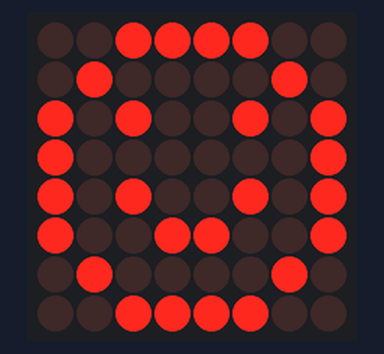
The sketch below on a simulated Arduino Uno, built with avr-gcc and run on an emulated ATmega328P. Parts: 8×8 LED matrix. What the sketch prints to the serial monitor is not drawn.

Above: at 0.1 s.
At 0.6 s:
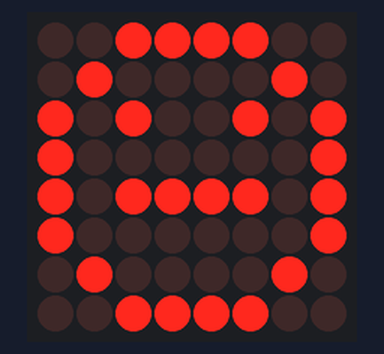
At 1.1 s:
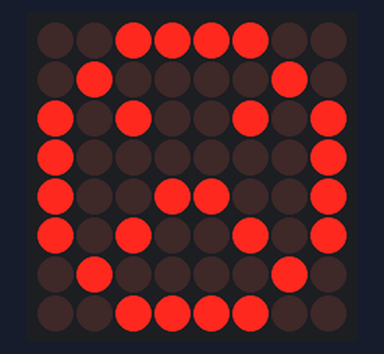

The sketch:

8x8_matrix.ino
```cpp
#define DIN     12
#define CS      10
#define CLK     11

#define DELAY   500
#define DEVICES 1

#include <LedControl.h>


LedControl lc = LedControl(DIN, CLK, CS, DEVICES);
byte happy[8]= {B00111100,B01000010,B10100101,B10000001,B10100101,B10011001,B01000010,B00111100};
byte sad[8]= {B00111100,B01000010,B10100101,B10000001,B10011001,B10100101,B01000010,B00111100};
byte neutral[8]={B00111100, B01000010,B10100101,B10000001,B10111101,B10000001,B01000010,B00111100};

void setup() {
  /*
   The MAX72XX is in power-saving mode on startup,
   we have to do a wakeup call
   */
  lc.shutdown(0,false);
  /* Set the brightness to a medium values */
  lc.setIntensity(0,8);
  /* and clear the display */
  lc.clearDisplay(0);

  Serial.begin(9600);
  Serial.println("Program 8x8 matrix started");
}

void loop() {
  // Display happy face
  for (int i = 0; i < 8; i++) {
    lc.setRow(0,i,happy[i]);
  }
  delay(DELAY);

  // Display neutral face
  for (int i = 0; i < 8; i++) {
    lc.setRow(0,i,neutral[i]);
  }

  delay(DELAY);
  // Display sad face
  for (int i = 0; i < 8; i++) {
    lc.setRow(0,i,sad[i]);
  }
  delay(DELAY);
}
```

Measured:
- by itself, everything shown: repeats every 1.5 s, in 3 steps
- what the display in image 1 shows lasts 0.5 s, from 0.5 s to 1.0 s
